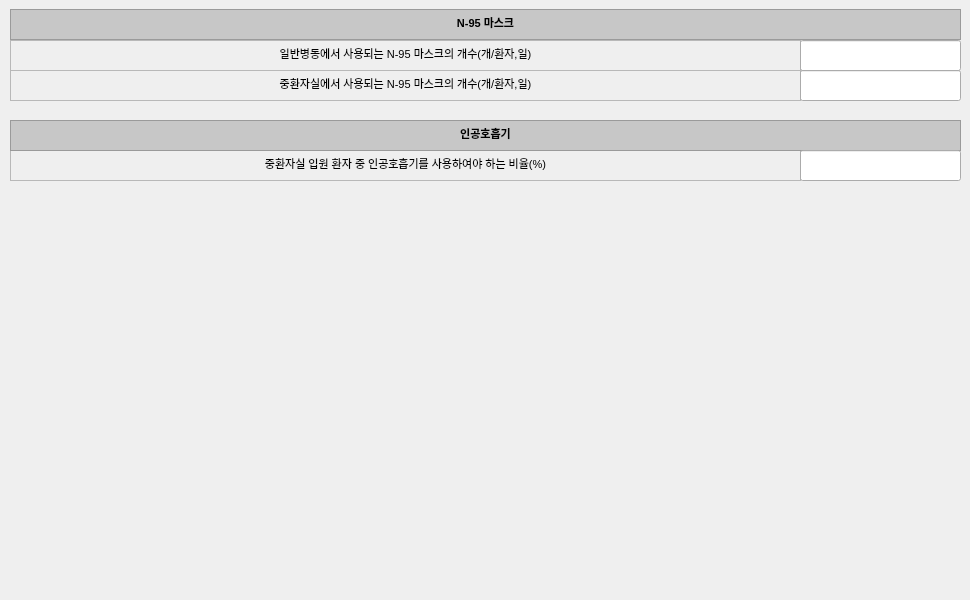
       <widget class="QWidget" name="scrollAreaWidgetContents_6">
        <property name="geometry">
         <rect>
          <x>0</x>
          <y>0</y>
          <width>970</width>
          <height>600</height>
         </rect>
        </property>
        <widget class="QTextEdit" name="textEdit_189">
         <property name="enabled">
          <bool>false</bool>
         </property>
         <property name="geometry">
          <rect>
           <x>10</x>
           <y>40</y>
           <width>791</width>
           <height>31</height>
          </rect>
         </property>
         <property name="html">
          <string>&lt;!DOCTYPE HTML PUBLIC &quot;-//W3C//DTD HTML 4.0//EN&quot; &quot;http://www.w3.org/TR/REC-html40/strict.dtd&quot;&gt;
&lt;html&gt;&lt;head&gt;&lt;meta name=&quot;qrichtext&quot; content=&quot;1&quot; /&gt;&lt;style type=&quot;text/css&quot;&gt;
p, li { white-space: pre-wrap; }
&lt;/style&gt;&lt;/head&gt;&lt;body style=&quot; font-family:'맑은 고딕'; font-size:8.25pt; font-weight:400; font-style:normal;&quot;&gt;
&lt;p align=&quot;center&quot; style=&quot; margin-top:0px; margin-bottom:0px; margin-left:0px; margin-right:0px; -qt-block-indent:0; text-indent:0px;&quot;&gt;&lt;span style=&quot; font-size:8pt; color:#000000;&quot;&gt;일반병동에서 사용되는 N-95 마스크의 개수(개/환자,일)&lt;/span&gt;&lt;/p&gt;&lt;/body&gt;&lt;/html&gt;</string>
         </property>
        </widget>
        <widget class="QTextEdit" name="textEdit_190">
         <property name="enabled">
          <bool>false</bool>
         </property>
         <property name="geometry">
          <rect>
           <x>10</x>
           <y>9</y>
           <width>951</width>
           <height>31</height>
          </rect>
         </property>
         <property name="styleSheet">
          <string notr="true">background-color: rgb(199, 199, 199);</string>
         </property>
         <property name="html">
          <string>&lt;!DOCTYPE HTML PUBLIC &quot;-//W3C//DTD HTML 4.0//EN&quot; &quot;http://www.w3.org/TR/REC-html40/strict.dtd&quot;&gt;
&lt;html&gt;&lt;head&gt;&lt;meta name=&quot;qrichtext&quot; content=&quot;1&quot; /&gt;&lt;style type=&quot;text/css&quot;&gt;
p, li { white-space: pre-wrap; }
&lt;/style&gt;&lt;/head&gt;&lt;body style=&quot; font-family:'맑은 고딕'; font-size:8.25pt; font-weight:400; font-style:normal;&quot;&gt;
&lt;p align=&quot;center&quot; style=&quot; margin-top:0px; margin-bottom:0px; margin-left:0px; margin-right:0px; -qt-block-indent:0; text-indent:0px;&quot;&gt;&lt;span style=&quot; font-size:8pt; font-weight:600; color:#000000;&quot;&gt;N-95 마스크&lt;/span&gt;&lt;/p&gt;&lt;/body&gt;&lt;/html&gt;</string>
         </property>
        </widget>
        <widget class="QTextEdit" name="textEdit_192">
         <property name="enabled">
          <bool>false</bool>
         </property>
         <property name="geometry">
          <rect>
           <x>10</x>
           <y>150</y>
           <width>791</width>
           <height>31</height>
          </rect>
         </property>
         <property name="html">
          <string>&lt;!DOCTYPE HTML PUBLIC &quot;-//W3C//DTD HTML 4.0//EN&quot; &quot;http://www.w3.org/TR/REC-html40/strict.dtd&quot;&gt;
&lt;html&gt;&lt;head&gt;&lt;meta name=&quot;qrichtext&quot; content=&quot;1&quot; /&gt;&lt;style type=&quot;text/css&quot;&gt;
p, li { white-space: pre-wrap; }
&lt;/style&gt;&lt;/head&gt;&lt;body style=&quot; font-family:'맑은 고딕'; font-size:8.25pt; font-weight:400; font-style:normal;&quot;&gt;
&lt;p align=&quot;center&quot; style=&quot; margin-top:0px; margin-bottom:0px; margin-left:0px; margin-right:0px; -qt-block-indent:0; text-indent:0px;&quot;&gt;&lt;span style=&quot; font-size:8pt; color:#000000;&quot;&gt;중환자실 입원 환자 중 인공호흡기를 사용하여야 하는 비율(%)&lt;/span&gt;&lt;/p&gt;&lt;/body&gt;&lt;/html&gt;</string>
         </property>
        </widget>
        <widget class="QTextEdit" name="textEdit_193">
         <property name="enabled">
          <bool>false</bool>
         </property>
         <property name="geometry">
          <rect>
           <x>10</x>
           <y>120</y>
           <width>951</width>
           <height>31</height>
          </rect>
         </property>
         <property name="styleSheet">
          <string notr="true">background-color: rgb(199, 199, 199);</string>
         </property>
         <property name="html">
          <string>&lt;!DOCTYPE HTML PUBLIC &quot;-//W3C//DTD HTML 4.0//EN&quot; &quot;http://www.w3.org/TR/REC-html40/strict.dtd&quot;&gt;
&lt;html&gt;&lt;head&gt;&lt;meta name=&quot;qrichtext&quot; content=&quot;1&quot; /&gt;&lt;style type=&quot;text/css&quot;&gt;
p, li { white-space: pre-wrap; }
&lt;/style&gt;&lt;/head&gt;&lt;body style=&quot; font-family:'맑은 고딕'; font-size:8.25pt; font-weight:400; font-style:normal;&quot;&gt;
&lt;p align=&quot;center&quot; style=&quot; margin-top:0px; margin-bottom:0px; margin-left:0px; margin-right:0px; -qt-block-indent:0; text-indent:0px;&quot;&gt;&lt;span style=&quot; font-size:8pt; font-weight:600; color:#000000;&quot;&gt;인공호흡기&lt;/span&gt;&lt;/p&gt;&lt;/body&gt;&lt;/html&gt;</string>
         </property>
        </widget>
        <widget class="QTextEdit" name="textEdit_196">
         <property name="enabled">
          <bool>false</bool>
         </property>
         <property name="geometry">
          <rect>
           <x>10</x>
           <y>70</y>
           <width>791</width>
           <height>31</height>
          </rect>
         </property>
         <property name="html">
          <string>&lt;!DOCTYPE HTML PUBLIC &quot;-//W3C//DTD HTML 4.0//EN&quot; &quot;http://www.w3.org/TR/REC-html40/strict.dtd&quot;&gt;
&lt;html&gt;&lt;head&gt;&lt;meta name=&quot;qrichtext&quot; content=&quot;1&quot; /&gt;&lt;style type=&quot;text/css&quot;&gt;
p, li { white-space: pre-wrap; }
&lt;/style&gt;&lt;/head&gt;&lt;body style=&quot; font-family:'맑은 고딕'; font-size:8.25pt; font-weight:400; font-style:normal;&quot;&gt;
&lt;p align=&quot;center&quot; style=&quot; margin-top:0px; margin-bottom:0px; margin-left:0px; margin-right:0px; -qt-block-indent:0; text-indent:0px;&quot;&gt;&lt;span style=&quot; font-size:8pt; color:#000000;&quot;&gt;중환자실에서 사용되는 N-95 마스크의 개수(개/환자,일)&lt;/span&gt;&lt;/p&gt;&lt;/body&gt;&lt;/html&gt;</string>
         </property>
        </widget>
        <widget class="QLineEdit" name="input_mask_NICU">
         <property name="geometry">
          <rect>
           <x>800</x>
           <y>40</y>
           <width>161</width>
           <height>31</height>
          </rect>
         </property>
         <property name="text">
          <string/>
         </property>
         <property name="maxLength">
          <number>20</number>
         </property>
         <property name="alignment">
          <set>Qt::AlignCenter</set>
         </property>
        </widget>
        <widget class="QLineEdit" name="input_mask_ICU">
         <property name="geometry">
          <rect>
           <x>800</x>
           <y>70</y>
           <width>161</width>
           <height>31</height>
          </rect>
         </property>
         <property name="text">
          <string/>
         </property>
         <property name="maxLength">
          <number>20</number>
         </property>
         <property name="alignment">
          <set>Qt::AlignCenter</set>
         </property>
        </widget>
        <widget class="QLineEdit" name="input_respRate">
         <property name="geometry">
          <rect>
           <x>800</x>
           <y>150</y>
           <width>161</width>
           <height>31</height>
          </rect>
         </property>
         <property name="text">
          <string/>
         </property>
         <property name="maxLength">
          <number>20</number>
         </property>
         <property name="alignment">
          <set>Qt::AlignCenter</set>
         </property>
        </widget>
        <zorder>textEdit_189</zorder>
        <zorder>textEdit_190</zorder>
        <zorder>textEdit_192</zorder>
        <zorder>textEdit_193</zorder>
        <zorder>textEdit_196</zorder>
        <zorder>input_respRate</zorder>
        <zorder>input_mask_NICU</zorder>
        <zorder>input_mask_ICU</zorder>
       </widget>
